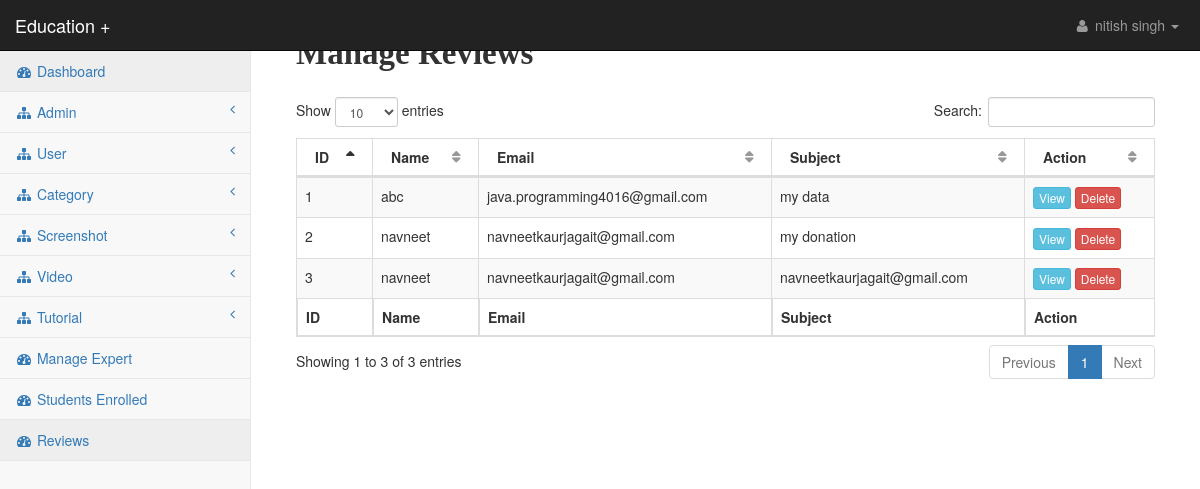
/StudyPlus/admin/manage_contact.php (signed in), run on the app's committed database.
### tables this page shows
CREATE TABLE `user_contact` (
  `contact_id` int(100) NOT NULL,
  `name` varchar(400) NOT NULL,
  `email` varchar(400) NOT NULL,
  `subject` varchar(500) NOT NULL,
  `contact` varchar(100) NOT NULL,
  `message` text NOT NULL
);

### StudyPlus/admin/manage_contact.php (the view, shortened to what this page needs)
<?php require 'header_files.php'; ?>
<body>
<div id="wrapper">
    <?php require 'menu.php'; ?>
    <div id="page-wrapper">
        <div class="container-fluid">
            <div class="row">
                <div class="col-lg-12">
                    <b style="font-family:Andalus; font-size:33px;text-align:center;"> Manage Reviews </b><br><br>
                </div>
            </div>
			<table class="table table-bordered table-striped" id="manageadmin">
				<thead>
					<tr>
						<th>ID</th>
						<th>Name</th>
						<th>Email</th>
						<th>Subject</th>
						<th>Action</th>
					</tr>
				</thead>
				<tfoot>
					<tr>
						<th>ID</th>
						<th>Name</th>
						<th>Email</th>
						<th>Subject</th>
						<th>Action</th>
					</tr>
				</tfoot>
				<tbody>
					<?php
					$i=1;
					$q="select * from user_contact ORDER BY contact_id DESC";
					$chk=$conn->query($q);
					while($r=$chk->fetch_assoc())
					{
						$id=$r['contact_id'];
					?>
					<tr>
						<td><?php echo $i; ?></td>
						<td><?php echo $r['name']; ?></td>
						<td><?php echo $r['email']; ?></td>
						<td><?php echo $r['subject']; ?></td>
						<td>
						<a href="view_contact.php?z=<?php echo $id; ?>" class="btn btn-xs btn-info">View</a>
						<a href="delete_contact.php?z=<?php echo $id; ?>" class="btn btn-xs btn-danger">Delete</a>
						</td>
					</tr>
					<?php
					$i++;
					}
					?>
				</tbody>
			</table>
        </div>
    </div>
</div>
</body>
</html>

### StudyPlus/admin/css/startmin.css (style rules this page uses)
body { background-color: #f8f8f8; }
#wrapper { width: 100%; }
#page-wrapper { padding: 30px 15px 0 15px; min-height: 568px; background-color: #fff; }
@media (min-width:768px) { #page-wrapper { position: inherit; margin-left: 250px; padding: 30px 30px 0 30px; border-left: 1px solid #e7e7e7; } }
table.dataTable thead .sorting, table.dataTable thead .sorting_asc, table.dataTable thead .sorting_desc, table.dataTable thead .sorting_asc_disabled, table.dataTable thead .sorting_desc_disabled { background: 0 0; }
table.dataTable thead .sorting_asc:after { content: "\f0de"; float: right; font-family: fontawesome; }
table.dataTable thead .sorting:after { content: "\f0dc"; float: right; font-family: fontawesome; color: rgba(50,50,50,.5); }

### data on the page
user_contact: name "abc", email "java.programming4016@gmail.com", subject "my data"
user_contact: name "navneet", email "navneetkaurjagait@gmail.com", subject "my donation"
user_contact: name "navneet", email "navneetkaurjagait@gmail.com", subject "navneetkaurjagait@gmail.com"

### other printed values
$_SESSION['a_name'] "nitish singh"
